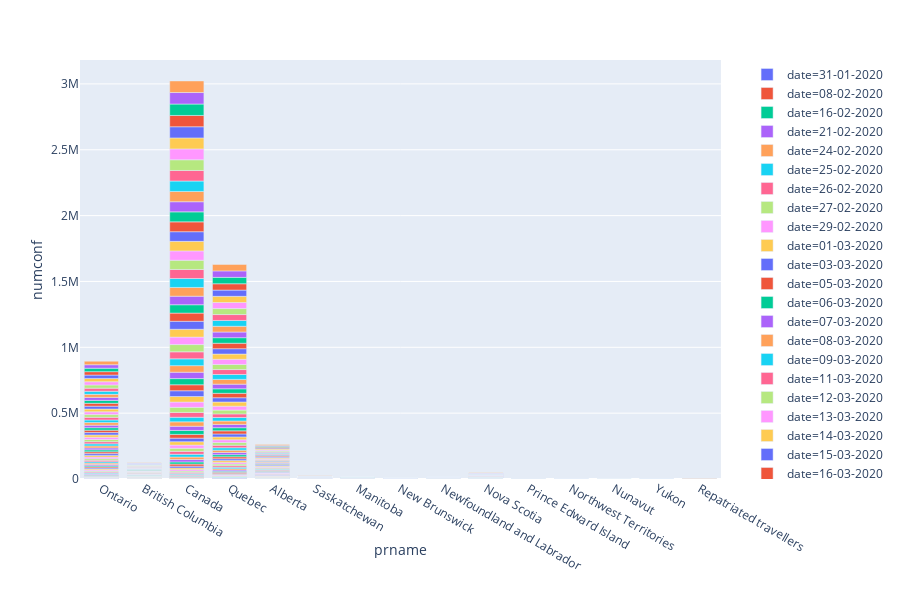

Here is the notebook cell this chart was saved with:
### Code cell
#df.drop(df.index[1])
fig1 = px.bar(df, x='prname', y='numconf',orientation='v',color='date')
fig1.show()
